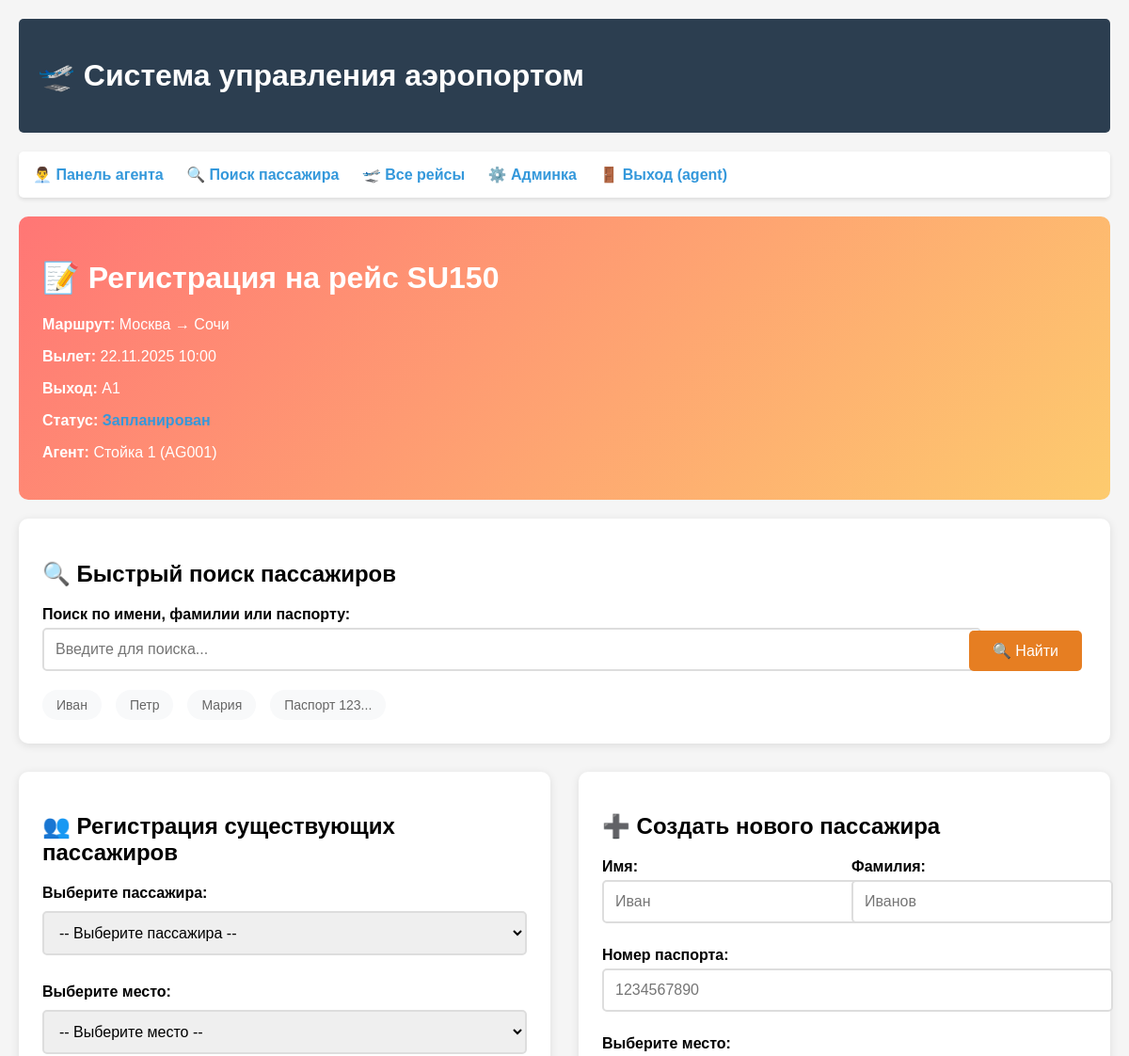
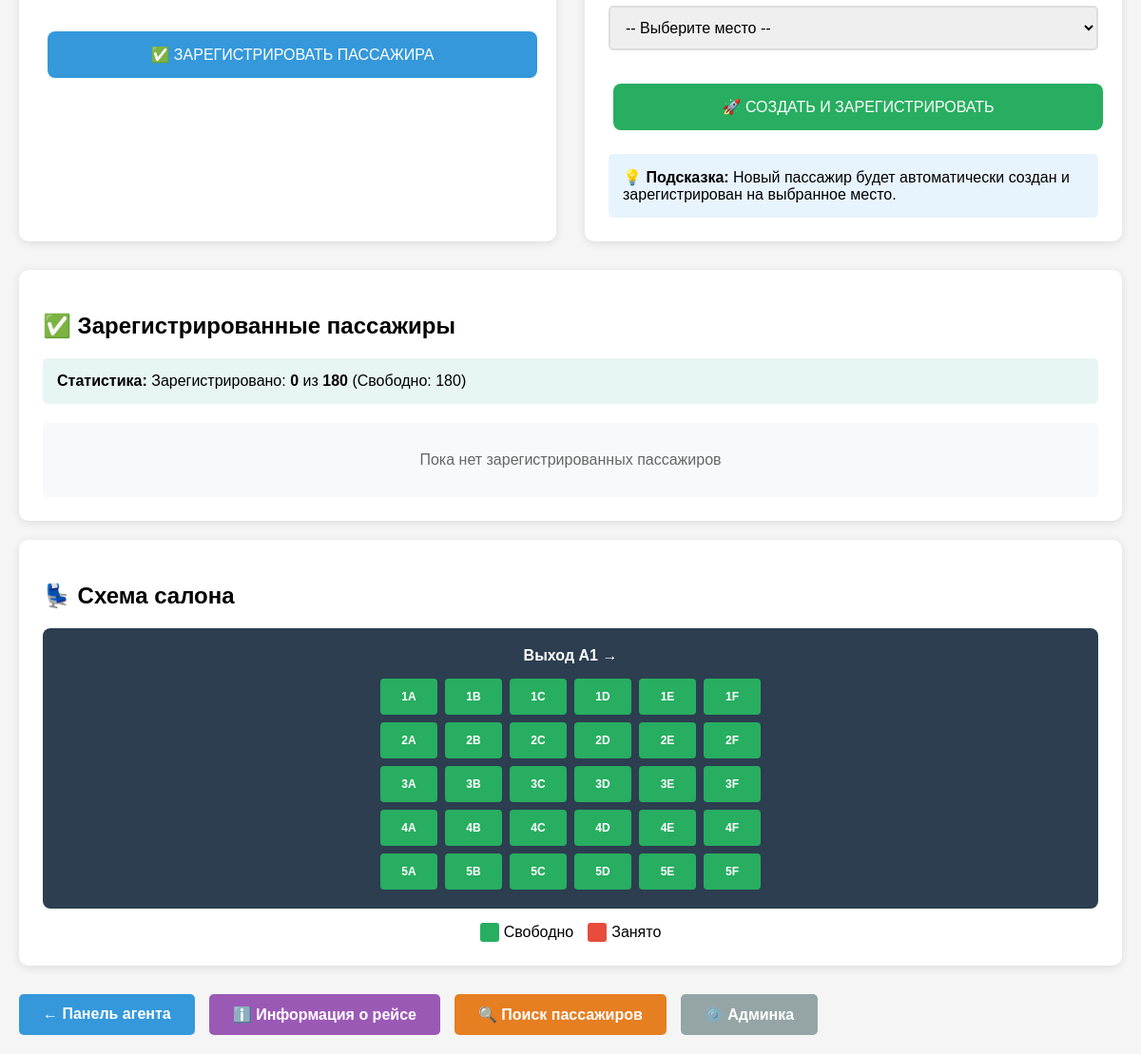
Page /agent/checkin/2/ (signed in) on the committed database (2 pictures, top to bottom).
### flights/models.py (models this page shows, shortened)
class Flight(models.Model):
    STATUS_CHOICES = [
        ('scheduled', 'Запланирован'),
        ('boarding', 'Посадка'),
        ('departed', 'Вылетел'),
        ('landed', 'Приземлился'),
        ('cancelled', 'Отменен'),
    ]
    number = models.CharField(max_length=10, unique=True, verbose_name="Номер рейса")
    departure_city = models.CharField(max_length=100, verbose_name="Город вылета", blank=True, null=True)
    destination_city = models.CharField(max_length=100, verbose_name="Город назначения", blank=True, null=True)
    departure_time = models.DateTimeField(verbose_name="Время вылета")
    arrival_time = models.DateTimeField(verbose_name="Время прибытия")
    gate = models.CharField(max_length=10, verbose_name="Выход", default="A1")
    status = models.CharField(max_length=20, choices=STATUS_CHOICES, default='scheduled', verbose_name="Статус")
    capacity = models.IntegerField(default=180, verbose_name="Вместимость")
    class Meta:
        verbose_name = "Рейс"
        verbose_name_plural = "Рейсы"
        ordering = ['departure_time']  # Сортировка по времени вылета

class CheckInAgent(models.Model):
    user = models.OneToOneField('auth.User', on_delete=models.CASCADE, related_name='checkinagent')
    agent_id = models.CharField(max_length=20, unique=True, verbose_name="ID агента")
    workstation = models.CharField(max_length=50, verbose_name="Рабочее место")
    is_active = models.BooleanField(default=True, verbose_name="Активный")

### flights/views_checkin.py (the view, shortened to what this page needs)
# urls.py: path('agent/checkin/<int:flight_id>/', views_checkin.flight_checkin, name='flight_checkin'),
@login_required
@user_passes_test(agent_check)
def flight_checkin(request, flight_id):
    flight = get_object_or_404(Flight, id=flight_id)
    agent = request.user.checkinagent
    registered_passengers = BoardingPass.objects.filter(flight=flight).values_list('passenger_id', flat=True)
    available_passengers = Passenger.objects.filter(flight=flight).exclude(id__in=registered_passengers)
    boarded_passengers = BoardingPass.objects.filter(flight=flight).select_related('passenger')
    all_seats = [f"{row}{seat}" for row in range(1, 31) for seat in ['A', 'B', 'C', 'D', 'E', 'F']]
    taken_seats = [bp.seat_number for bp in boarded_passengers]
    available_seats = [seat for seat in all_seats[:flight.capacity] if seat not in taken_seats]
    context = {
        'flight': flight,
        'agent': agent,
        'available_passengers': available_passengers,
        'boarded_passengers': boarded_passengers,
        'available_seats': available_seats,
        'registered_count': boarded_passengers.count(),
        'total_capacity': flight.capacity,
    }
    return render(request, 'flights/flight_checkin.html', context)

### flights/views_checkin.py (called while the page is built)
def agent_check(user):
    return hasattr(user, 'checkinagent')

### flights/templates/flights/flight_checkin.html (shortened to what this page needs)
{% extends 'flights/base.html' %}
{% block content %}
<div style="background: linear-gradient(135deg, #ff7675 0%, #fdcb6e 100%); color: white; padding: 25px; border-radius: 10px; margin: 20px 0;">
    <h1>📝 Регистрация на рейс {{ flight.number }}</h1>
    <p><strong>Маршрут:</strong> {{ flight.departure_city }} → {{ flight.destination_city }}</p>
    <p><strong>Вылет:</strong> {{ flight.departure_time|date:"d.m.Y H:i" }}</p>
    <p><strong>Выход:</strong> {{ flight.gate }}</p>
    <p><strong>Статус:</strong> <span class="status-{{ flight.status }}">{{ flight.get_status_display }}</span></p>
    <p><strong>Агент:</strong> {{ agent.workstation }} ({{ agent.agent_id }})</p>
</div>
<div style="background: white; padding: 25px; border-radius: 10px; box-shadow: 0 2px 10px rgba(0,0,0,0.1); margin: 20px 0;">
    <h2>🔍 Быстрый поиск пассажиров</h2>
    <form method="get" action="{% url 'flights:passenger_lookup' %}" style="display: grid; grid-template-columns: 1fr auto; gap: 10px; align-items: end;">
        <div>
            <label><strong>Поиск по имени, фамилии или паспорту:</strong></label>
            <input type="text" name="search" style="width: 100%; padding: 12px; margin: 5px 0; border: 2px solid #ddd; border-radius: 5px; font-size: 16px;" placeholder="Введите для поиска...">
        </div>
        <button type="submit" style="background: #e67e22; color: white; padding: 12px 25px; border: none; border-radius: 5px; font-size: 16px; cursor: pointer; height: fit-content;">
            🔍 Найти
        </button>
    </form>
    <div style="margin-top: 15px; display: flex; gap: 15px; flex-wrap: wrap;">
        <a href="{% url 'flights:passenger_lookup' %}?search=Иван" style="background: #f8f9fa; color: #666; padding: 8px 15px; border-radius: 20px; text-decoration: none; font-size: 14px;">
            Иван
        </a>
        <a href="{% url 'flights:passenger_lookup' %}?search=Петр" style="background: #f8f9fa; color: #666; padding: 8px 15px; border-radius: 20px; text-decoration: none; font-size: 14px;">
            Петр
        </a>
        <a href="{% url 'flights:passenger_lookup' %}?search=Мария" style="background: #f8f9fa; color: #666; padding: 8px 15px; border-radius: 20px; text-decoration: none; font-size: 14px;">
            Мария
        </a>
        <a href="{% url 'flights:passenger_lookup' %}?search=123" style="background: #f8f9fa; color: #666; padding: 8px 15px; border-radius: 20px; text-decoration: none; font-size: 14px;">
            Паспорт 123...
        </a>
    </div>
</div>
<div style="display: grid; grid-template-columns: 1fr 1fr; gap: 30px; margin: 30px 0;">
    <div style="background: white; padding: 25px; border-radius: 10px; box-shadow: 0 2px 10px rgba(0,0,0,0.1);">
        <h2>👥 Регистрация существующих пассажиров</h2>
        {% if available_passengers %}
        <form method="post">
            <div style="margin-bottom: 20px;">
                <label><strong>Выберите пассажира:</strong></label>
                <select name="passenger_id" required style="width: 100%; padding: 12px; margin: 10px 0; border: 2px solid #ddd; border-radius: 5px; font-size: 16px;">
                    <option value="">-- Выберите пассажира --</option>
                </select>
            </div>
            <div style="margin-bottom: 20px;">
                <label><strong>Выберите место:</strong></label>
                <select name="seat_number" required style="width: 100%; padding: 12px; margin: 10px 0; border: 2px solid #ddd; border-radius: 5px; font-size: 16px;">
                    <option value="">-- Выберите место --</option>
                </select>
            </div>
            <button type="submit" style="background: #3498db; color: white; padding: 15px 30px; border: none; border-radius: 8px; font-size: 16px; cursor: pointer; width: 100%;">
                ✅ ЗАРЕГИСТРИРОВАТЬ ПАССАЖИРА
            </button>
        </form>
        {% else %}
        <div style="background: #f8f9fa; padding: 30px; border-radius: 5px; text-align: center;">
            <h3 style="color: #27ae60;">🎉 Все пассажиры зарегистрированы!</h3>
            <p>На этом рейсе нет пассажиров для регистрации.</p>
        </div>
        {% endif %}
    </div>
    <div style="background: white; padding: 25px; border-radius: 10px; box-shadow: 0 2px 10px rgba(0,0,0,0.1);">
        <h2>➕ Создать нового пассажира</h2>
        <form method="post">
            <div style="display: grid; grid-template-columns: 1fr 1fr; gap: 15px; margin-bottom: 20px;">
                <div>
                    <label><strong>Имя:</strong></label>
                    <input type="text" name="new_first_name" required style="width: 100%; padding: 12px; margin: 5px 0; border: 2px solid #ddd; border-radius: 5px; font-size: 16px;" placeholder="Иван">
                </div>
                <div>
                    <label><strong>Фамилия:</strong></label>
                    <input type="text" name="new_last_name" required style="width: 100%; padding: 12px; margin: 5px 0; border: 2px solid #ddd; border-radius: 5px; font-size: 16px;" placeholder="Иванов">
                </div>
            </div>
            <div style="margin-bottom: 20px;">
                <label><strong>Номер паспорта:</strong></label>
                <input type="text" name="new_passport" required style="width: 100%; padding: 12px; margin: 5px 0; border: 2px solid #ddd; border-radius: 5px; font-size: 16px;" placeholder="1234567890">
            </div>
            <div style="margin-bottom: 20px;">
                <label><strong>Выберите место:</strong></label>
                <select name="new_seat_number" required style="width: 100%; padding: 12px; margin: 10px 0; border: 2px solid #ddd; border-radius: 5px; font-size: 16px;">
                    <option value="">-- Выберите место --</option>
                </select>
            </div>
            <button type="submit" style="background: #27ae60; color: white; padding: 15px 30px; border: none; border-radius: 8px; font-size: 16px; cursor: pointer; width: 100%;">
                🚀 СОЗДАТЬ И ЗАРЕГИСТРИРОВАТЬ
            </button>
        </form>
        <div style="margin-top: 20px; padding: 15px; background: #e8f4fd; border-radius: 5px;">
            <strong>💡 Подсказка:</strong>
            Новый пассажир будет автоматически создан и зарегистрирован на выбранное место.
        </div>
    </div>
</div>
<div style="background: white; padding: 25px; border-radius: 10px; box-shadow: 0 2px 10px rgba(0,0,0,0.1); margin: 20px 0;">
    <h2>✅ Зарегистрированные пассажиры</h2>
    <div style="background: #e8f6f3; padding: 15px; border-radius: 5px; margin-bottom: 20px;">
        <strong>Статистика:</strong>
        Зарегистрировано: <strong>{{ registered_count }}</strong> из <strong>{{ total_capacity }}</strong>
        (Свободно: {{ available_seats|length }})
    </div>
    {% if boarded_passengers %}
    <div style="max-height: 400px; overflow-y: auto;">
        {% for boarding_pass in boarded_passengers %}
        <div style="border: 1px solid #e0e0e0; padding: 15px; margin: 10px 0; border-radius: 8px; background: #f8fff8; border-left: 4px solid #27ae60;">
            <div style="display: flex; justify-content: space-between; align-items: flex-start;">
                <div style="flex: 1;">
                    <h4 style="margin: 0 0 8px 0; color: #2c3e50;">
                        {{ boarding_pass.passenger.first_name }} {{ boarding_pass.passenger.last_name }}
                    </h4>
                    <div style="font-size: 14px; color: #666;">
                        <strong>Паспорт:</strong> {{ boarding_pass.passenger.passport_number }}<br>
                        <strong>Место:</strong> <span style="background: #27ae60; color: white; padding: 2px 8px; border-radius: 3px; font-weight: bold;">{{ boarding_pass.seat_number }}</span><br>
                        <strong>Посадочный талон:</strong> {{ boarding_pass.boarding_pass_number }}<br>
                        <strong>Выход:</strong> {{ boarding_pass.gate }}
                    </div>
                </div>
                <form method="post" action="{% url 'flights:cancel_registration' boarding_pass.id %}" style="margin: 0;">
                    {% csrf_token %}
                    <button type="submit" style="background: #e74c3c; color: white; border: none; padding: 8px 12px; border-radius: 4px; cursor: pointer; font-size: 12px;">
                        ❌ Отменить
                    </button>
                </form>
            </div>
        </div>
        {% endfor %}
    </div>
    {% else %}
    <div style="background: #f8f9fa; padding: 30px; border-radius: 5px; text-align: center;">
        <p style="color: #666; margin: 0;">Пока нет зарегистрированных пассажиров</p>
    </div>
    {% endif %}
</div>
<div style="background: white; padding: 25px; border-radius: 10px; box-shadow: 0 2px 10px rgba(0,0,0,0.1); margin: 20px 0;">
    <h2>💺 Схема салона</h2>
    <div style="background: #2c3e50; padding: 20px; border-radius: 8px; margin: 15px 0;">
        <div style="color: white; text-align: center; margin-bottom: 15px; font-weight: bold;">Выход {{ flight.gate }} →</div>
        <div style="display: grid; grid-template-columns: repeat(6, 1fr); gap: 8px; max-width: 400px; margin: 0 auto;">
            {% for seat in available_seats|slice:":30" %}
            <div style="background: #27ae60; color: white; padding: 12px; text-align: center; border-radius: 4px; font-size: 12px; font-weight: bold;">
                {{ seat }}
            </div>
            {% endfor %}
        </div>
    </div>
    <div style="display: flex; gap: 15px; justify-content: center; margin-top: 15px;">
        <div style="display: flex; align-items: center; gap: 5px;">
            <div style="width: 20px; height: 20px; background: #27ae60; border-radius: 3px;"></div>
            <span>Свободно</span>
        </div>
        <div style="display: flex; align-items: center; gap: 5px;">
            <div style="width: 20px; height: 20px; background: #e74c3c; border-radius: 3px;"></div>
            <span>Занято</span>
        </div>
    </div>
</div>
<div style="display: flex; gap: 15px; margin-top: 30px; flex-wrap: wrap;">
    <a href="{% url 'flights:agent_dashboard' %}" style="background: #3498db; color: white; padding: 12px 25px; border-radius: 5px; text-decoration: none; font-weight: bold;">
        ← Панель агента
    </a>
    <a href="{% url 'flights:flight_detail' flight.id %}" style="background: #9b59b6; color: white; padding: 12px 25px; border-radius: 5px; text-decoration: none; font-weight: bold;">
        ℹ️ Информация о рейсе
    </a>
    <a href="{% url 'flights:passenger_lookup' %}" style="background: #e67e22; color: white; padding: 12px 25px; border-radius: 5px; text-decoration: none; font-weight: bold;">
        🔍 Поиск пассажиров
    </a>
    <a href="/admin/flights/passenger/add/" style="background: #95a5a6; color: white; padding: 12px 25px; border-radius: 5px; text-decoration: none; font-weight: bold;">
        ⚙️ Админка
    </a>
</div>
{% endblock %}

### flights/templates/flights/base.html (shortened to what this page needs)
<!DOCTYPE html>
<html lang="ru">
<head>
</head>
<body>
    <div class="header">
        <h1>🛫 Система управления аэропортом</h1>
    </div>
    <div class="nav">
        {% if user.is_authenticated and user.checkinagent %}
            <a href="{% url 'flights:agent_dashboard' %}">👨‍💼 Панель агента</a>
            <a href="{% url 'flights:passenger_lookup' %}">🔍 Поиск пассажира</a>
            <a href="{% url 'flights:flight_list' %}">🛫 Все рейсы</a>
            <a href="/admin/">⚙️ Админка</a>
            <form method="post" action="{% url 'logout' %}">
                <button type="submit">🚪 Выход ({{ user.username }})</button>
            </form>
        {% else %}
            <a href="{% url 'flights:flight_list' %}">🛫 Все рейсы</a>
            <a href="{% url 'flights:search_flights' %}">🔍 Поиск</a>
            <a href="{% url 'login' %}">🔑 Вход для сотрудников</a>
        {% endif %}
    </div>
    <div class="content">
        {% block content %}
        {% endblock %}
    </div>
</body>
</html>

### flights/templates/flights/base.html (style rules this page uses)
body { font-family: Arial, sans-serif; margin: 0; padding: 20px; background-color: #f5f5f5; }
.header { background: #2c3e50; color: white; padding: 20px; margin-bottom: 20px; border-radius: 5px; }
.nav { margin: 20px 0; padding: 15px; background: white; border-radius: 5px; box-shadow: 0 2px 4px rgba(0,0,0,0.1); }
.nav a { margin-right: 20px; text-decoration: none; color: #3498db; font-weight: bold; }
.nav form { display: inline; margin: 0; padding: 0; }
.nav button { background: none; border: none; color: #3498db; cursor: pointer; font-size: inherit; font-weight: bold; margin: 0; padding: 0; text-decoration: none; }
.status-scheduled { color: #3498db; font-weight: bold; }
form { margin: 15px 0; }
input, select, button { padding: 8px 12px; margin: 5px; border: 1px solid #ddd; border-radius: 4px; }

### flights/templates/flights/flight_checkin.html (style rules this page uses)
.status-scheduled { color: #3498db; font-weight: bold; }

### rows in the picture
Flight: number "SU150", departure_city "Москва", destination_city "Сочи", departure_time "22.11.2025 10:00", gate "A1", status "Запланирован"
CheckInAgent: workstation "Стойка 1", agent_id "AG001"

### other values in the picture
{{ user.username }} "agent"
{{ registered_count }} "0"
{{ total_capacity }} "180"
{{ available_seats|length }} "180"
{{ seat }} "1A" "1B" "1C" "1D" "1E" "1F" "2A" "2B" "2C" "2D" "2E" "2F" "3A" "3B" "3C" "3D" "3E" "3F" "4A" "4B" "4C" "4D" "4E" "4F" "5A" "5B" "5C" "5D" "5E" "5F"
